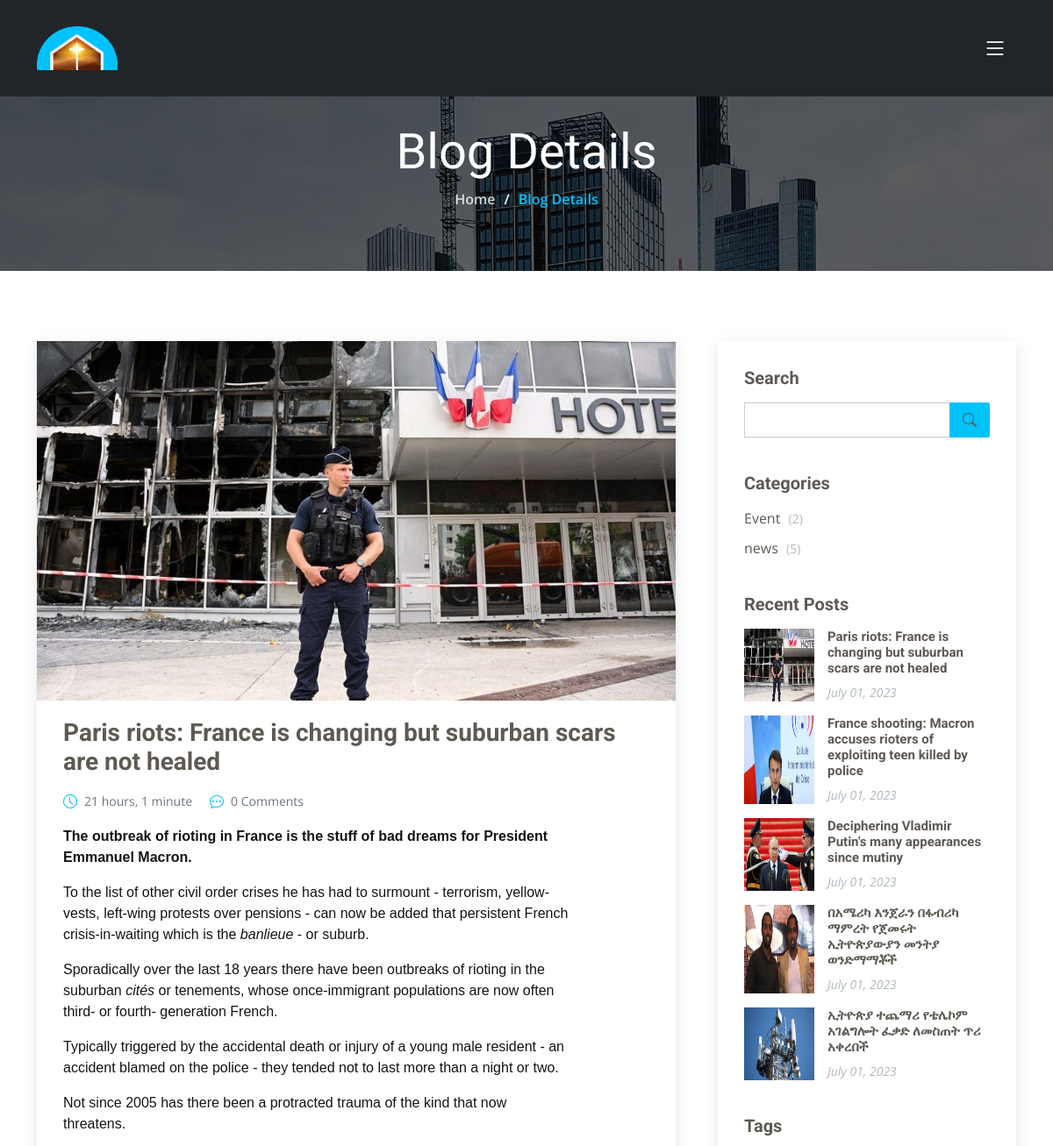
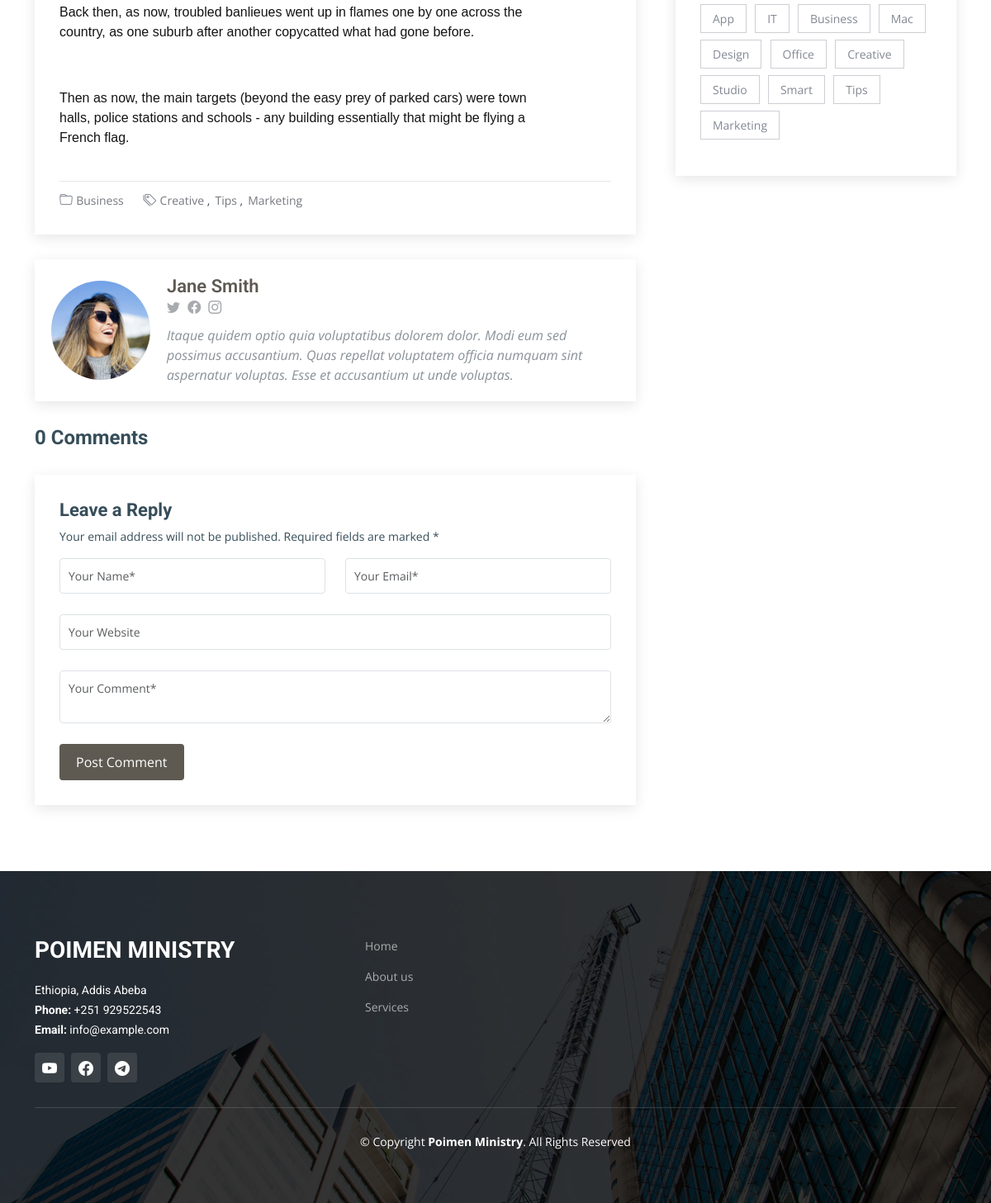
The page /blog/paris-riots-france-is-changing-but-suburban-scars-are-not-healed/ on the database its author committed (2 pictures, top to bottom).
### company/models.py (models this page shows, shortened)
class Blog(models.Model):
    title = models.CharField(max_length=200)
    image = models.ImageField(upload_to='blog/image/')
    content = FroalaField()
    slug = models.SlugField(max_length=300, unique=True,blank=True)
    type = models.ManyToManyField(Blog_Categories)
    created_at = models.DateTimeField(auto_now_add=True)
    updated_at = models.DateTimeField(auto_now=True)
    class Meta:
      ordering = ['-created_at', '-updated_at']
    def count_comment(self):
      return Blog_Comment.objects.filter(post__id = self.pk, status = True).count()

class Blog_Categories(models.Model):
    name = models.CharField(max_length=100)
    slug = models.SlugField(max_length=100, unique=True,blank=True)
    def count_categories(self):
        return Blog.objects.filter(type__name = self.name).count()
    def __str__(self) -> str:
        return self.name

### company/views.py (the view)
# urls.py: path('blog/<slug:slug>/', views.blog_detail, name='blog_detail'),
def blog_detail(request, slug):
    blog_detail = models.Blog.objects.filter(slug = slug).first()
    blogs = models.Blog.objects.all()
    recent_blogs = []
    for blog in range(0,5,1):
        recent_blogs.append(blogs[blog])
    comment = models.Blog_Comment.objects.filter(status = True, post__id = blog_detail.id)
    context = {
        'blog' : blog_detail,
        'categories' : models.Blog_Categories.objects.all(),
        'recent_blogs' : recent_blogs,
        'comments' : comment,
    }
    return render(request, 'company/blog-details.html', context)

### company/templates/company/blog-details.html (shortened to what this page needs)
{% load static%}
<!DOCTYPE html>
<html lang="en">
  <head>
    {% include 'company/include/head.html'%}
  </head>
  <body>
    {% include 'company/include/navbar.html'%}
    <main id="main">
      <div
        class="breadcrumbs d-flex align-items-center"
        style="
          background-image: url('{% static 'assets/img/breadcrumbs-bg.jpg' %}');
        "
      >
        <div
          class="container position-relative d-flex flex-column align-items-center"
          data-aos="fade"
        >
          <h2>Blog Details</h2>
          <ol>
            <li><a href="{% url 'index'%}">Home</a></li>
            <li>Blog Details</li>
          </ol>
        </div>
      </div>
      <section id="blog" class="blog">
        <div class="container" data-aos="fade-up" data-aos-delay="100">
          <div class="row g-5">
            <div class="col-lg-8">
              <article class="blog-details">
                <div class="post-img">
                  <img src="/media/{{blog.image}}" alt="" class="img-fluid" />
                </div>
                <h2 class="title">{{blog.title}}</h2>
                <div class="meta-top">
                  <ul>
                    <li class="d-flex align-items-center">
                      <i class="bi bi-clock"></i>
                      <a href="blog-details.html"
                        >{{blog.created_at |timesince }}</a
                      >
                    </li>
                    <li class="d-flex align-items-center">
                      <i class="bi bi-chat-dots"></i>
                      <a href="blog-details.html"
                        >{{blog.count_comment}} Comments</a
                      >
                    </li>
                  </ul>
                </div>
                <div class="content">{{blog.content | safe}}</div>
                <div class="meta-bottom">
                  <i class="bi bi-folder"></i>
                  <ul class="cats">
                    <li><a href="#">Business</a></li>
                  </ul>
                  <i class="bi bi-tags"></i>
                  <ul class="tags">
                    <li><a href="#">Creative</a></li>
                    <li><a href="#">Tips</a></li>
                    <li><a href="#">Marketing</a></li>
                  </ul>
                </div>
              </article>
              <div class="post-author d-flex align-items-center">
                <img
                  src="{% static 'assets/img/blog/blog-author.jpg' %}"
                  class="rounded-circle flex-shrink-0"
                  alt=""
                />
                <div>
                  <h4>Jane Smith</h4>
                  <div class="social-links">
                    <a href="https://twitters.com/#"
                      ><i class="bi bi-twitter"></i
                    ></a>
                    <a href="https://facebook.com/#"
                      ><i class="bi bi-facebook"></i
                    ></a>
                    <a href="https://instagram.com/#"
                      ><i class="biu bi-instagram"></i
                    ></a>
                  </div>
                  <p>
                    Itaque quidem optio quia voluptatibus dolorem dolor. Modi
                    eum sed possimus accusantium. Quas repellat voluptatem
                    officia numquam sint aspernatur voluptas. Esse et
                    accusantium ut unde voluptas.
                  </p>
                </div>
              </div>
              <div class="comments">
                <h4 class="comments-count">{{blog.count_comment}} Comments</h4>
                <div class="reply-form">
                  <h4>Leave a Reply</h4>
                  <p>
                    Your email address will not be published. Required fields
                    are marked *
                  </p>
                  <form action="" method="post">
                    <div class="row">
                      <div class="col-md-6 form-group">
                        <input
                          name="name"
                          type="text"
                          class="form-control"
                          placeholder="Your Name*"
                          id="id_name"
                        />
                      </div>
                      <div class="col-md-6 form-group">
                        <input
                          name="email"
                          type="text"
                          class="form-control"
                          placeholder="Your Email*"
                          id="id_email"
                        />
                      </div>
                    </div>
                    <div class="row">
                      <div class="col form-group">
                        <input
                          name="website"
                          type="text"
                          class="form-control"
                          placeholder="Your Website"
                          id="id_website"
                        />
                      </div>
                    </div>
                    <div class="row">
                      <div class="col form-group">
                        <textarea
                          name="comment"
                          class="form-control"
                          placeholder="Your Comment*"
                          id="id_comment"
                        ></textarea>
                      </div>
                    </div>
                    <button type="submit" class="btn btn-primary">
                      Post Comment
                    </button>
                  </form>
                </div>
              </div>
            </div>
            <div class="col-lg-4">
              <div class="sidebar">
                <div class="sidebar-item search-form">
                  <h3 class="sidebar-title">Search</h3>
                  <form action="" class="mt-3">
                    <input type="text" />
                    <button type="submit"><i class="bi bi-search"></i></button>
                  </form>
                </div>
                <div class="sidebar-item categories">
                  <h3 class="sidebar-title">Categories</h3>
                  <ul class="mt-3">
                    {% for category in categories%}
                    <li>
                      <a href="#"
                        >{{category}}
                        <span>({{category.count_categories}})</span></a
                      >
                    </li>
                    {% endfor %}
                  </ul>
                </div>
                <div class="sidebar-item recent-posts">
                  <h3 class="sidebar-title">Recent Posts</h3>
                  <div class="mt-3">
                    {% for recent_blog in recent_blogs %}
                    <div class="post-item mt-3">
                      <img src="/media/{{recent_blog.image}}" alt="" />
                      <div>
                        <h4>
                          <a href="{% url 'blog_detail' recent_blog.slug %}"
                            >{{recent_blog.title}}</a
                          >
                        </h4>
                        <time datetime="2020-01-01"
                          >{{recent_blog.created_at | date:'F d, Y'}}</time
                        >
                      </div>
                    </div>
                    {% endfor %}
                  </div>
                </div>
                <div class="sidebar-item tags">
                  <h3 class="sidebar-title">Tags</h3>
                  <ul class="mt-3">
                    <li><a href="#">App</a></li>
                    <li><a href="#">IT</a></li>
                    <li><a href="#">Business</a></li>
                    <li><a href="#">Mac</a></li>
                    <li><a href="#">Design</a></li>
                    <li><a href="#">Office</a></li>
                    <li><a href="#">Creative</a></li>
                    <li><a href="#">Studio</a></li>
                    <li><a href="#">Smart</a></li>
                    <li><a href="#">Tips</a></li>
                    <li><a href="#">Marketing</a></li>
                  </ul>
                </div>
              </div>
            </div>
          </div>
        </div>
      </section>
    </main>
    {% include 'company/include/footer.html'%}
  </body>
</html>

### rows shown on the page
Blog: image (picture), title "Paris riots: France is changing but suburban scars are not healed", created_at "21 hours, 1 minute", count_comment "0", content "The outbreak of rioting in France is the stuff of bad dreams for President Emmanuel Macron. To the list of other civil order crises he has had to surmount - terrorism, yellow-vests, left-wing protests over pensions - can now be added that persistent French crisis-in-waiting which is the banlieue - or suburb. Sporadically over the last 18 years there have been outbreaks of rioting in the suburban cités or tenements, whose once-immigrant populations are now often third- or fourth- generation French. Typically triggered by the accidental death or injury of a young male resident - an accident blamed on the police - they tended not to last more than a night or two. Not since 2005 has there been…", created_at "July 01, 2023"
Blog_Categories: name "Event", count_categories "2"
Blog_Categories: name "news", count_categories "5"
Blog: image (picture), title "France shooting: Macron accuses rioters of exploiting teen killed by police", created_at "July 01, 2023"
Blog: image (picture), title "Deciphering Vladimir Putin's many appearances since mutiny", created_at "July 01, 2023"
Blog: image (picture), title "በአሜሪካ እንጀራን በፋብሪካ ማምረት የጀመሩት ኢትዮጵያውያን መንትያ ወንድማማቾች", created_at "July 01, 2023"
Blog: image (picture), title "ኢትዮጵያ ተጨማሪ የቴሌኮም አገልግሎት ፈቃድ ለመስጠት ጥሪ አቀረበች", created_at "July 01, 2023"
